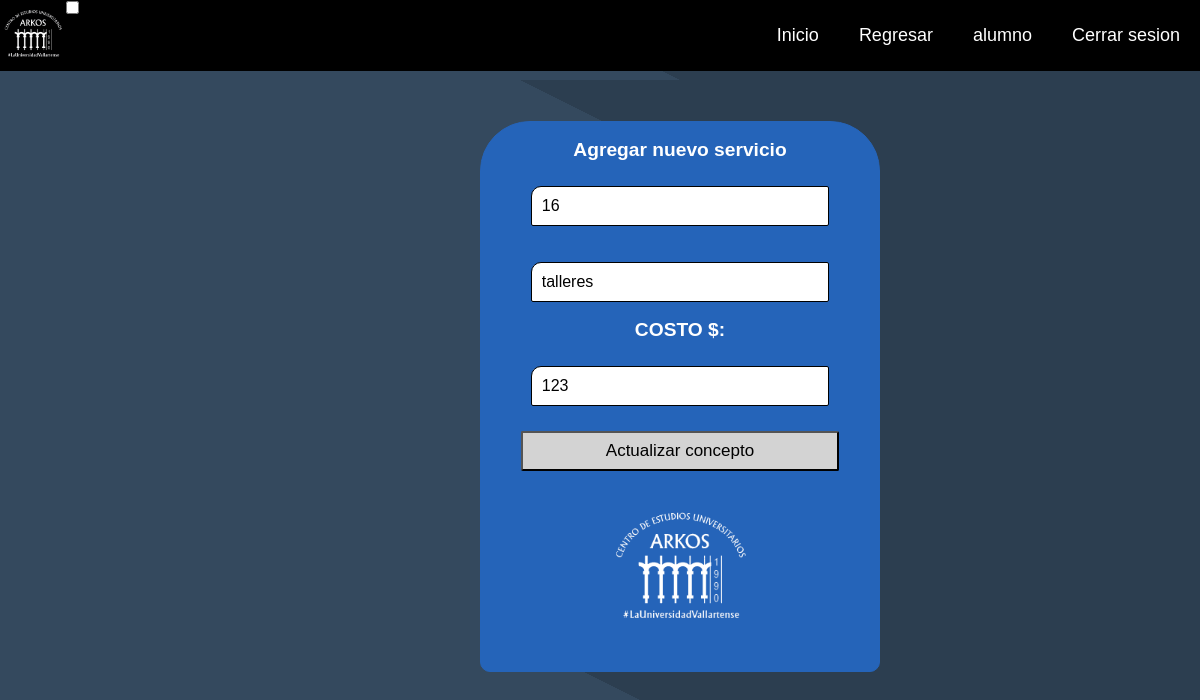
/editServicios.php?id=16 (signed in), run on the app's committed database.
### tables this page shows
CREATE TABLE `tbl_concepto` (
  `id_concepto` bigint(20) NOT NULL,
  `nombre` varchar(100) NOT NULL,
  `costo` int(100) NOT NULL
);

### editServicios.php (the view, shortened to what this page needs)
<?php
$dbhost = "localhost";
$dbuser = "root";
$dbpass = "";
$dbname = "saceuapay";
$conn = mysqli_connect($dbhost, $dbuser, $dbpass, $dbname);
$id = $_GET['id'];
$sql = "SELECT * FROM tbl_concepto WHERE id_concepto = '$id'";
$query = mysqli_query($conn, $sql);
$row = mysqli_fetch_array($query);
?>
<!DOCTYPE html>
<html lang="es">
<head>
    <link rel="stylesheet" href="styles/estilo.css">
</head>
<header>
    <section>
        <img src="images/logoarkos.png" id="logo">
        <input type="checkbox" id="toggle-1">
        <nav>
            <ul>
                <li><a href="menuadmin.html">Inicio</a></li>
                <li><a href="menuadmin.php">Regresar</a></li>
                <ul>
                    <li><a><?php echo $_SESSION['usuario'] ?> </a></li>
                    <li><a href="php/logout.php">Cerrar sesion</a></li>
                </ul>
        </nav>
    </section>
</header>
<body>
    <div class="form-body" text-align="left">
        <center>
            <p class="text">Agregar nuevo servicio</p>
        </center>
        <form method="post" action="updateServicio.php">
            <input type="text" name="txtId" placeholder="id" required value="<?php echo $row['id_concepto'] ?>" readonly><br><br>
            <input type="text" name="txtNombre" placeholder="CONCEPTO" required value="<?php echo $row['nombre'] ?>">
            <center>
                <p class="text"> COSTO $: </p>
            </center>
            <input type="number" name="txtCosto" placeholder="$" required value="<?php echo $row['costo'] ?>">
            <button>Actualizar concepto </button>
        </form>
        <center><img class="logoA" src="images/logoarkos.png"></center>
    </div>
</body>
</html>

### styles/estilo.css (style rules this page uses)
* { padding: 0; margin: 0; box-sizing: border-box; }
.logoA { width: 30%; margin-top: 2%; margin-left: 30%; }
body { align-items: center; justify-content: center; height: 10vh; background: url(logo.jpg); font-family: Arial, Helvetica, sans-serif; background: linear-gradient(26.65deg, #34495e 50%, #2c3e50 50%); }
.form-body { width: 400px; min-width: 300px; border-radius: 10px; border-top-left-radius: 50px; border-top-right-radius: 50px; border: solid 1px #2564b9; margin: 10px; background-color: #2564b9; margin-left: 40%; margin-top: 1px; }
.form-body img { width: 150px; display: block; margin: 20px 0; }
.text { text-align: center; font-size: 1.2rem; font-weight: 600; color: #fff; margin-bottom: 25px; margin-top: 17px; }
.form-body input { display: block; margin: auto; height: 40px; width: 75%; padding-left: 10px; color: #000; border: 1.5px solid #000; border-radius: 2px; font-family: Verdana, Geneva, Thahoma, sans-serif; background-color: #fff; border-top-left-radius: 10px; font-size: 1rem; outline: none; }
::placeholder { color: none; font-size: 1rem; }
.form-body button { display: block; margin: auto; margin-top: 25px; margin-bottom: 30px; height: 40px; width: 80%; background-color: lightgray; color: ##000000 ; border-radius: 2px; cursor: pointer; outline: none; transition: all .5s ease; font-size: 17px; }
* { text-decoration:none; list-style:none; margin:0px; padding:0px; outline:none; }
section { width:100%; max-width:1200px; margin:0px auto; display:table; position:relative; }
header { width:100%; display:table; background-color:#000; margin-bottom:50px; }
#logo { float:left; width: 5.5%; margin-top: 0.45%; }
nav { width:auto; float:right; }
nav ul { display:table; float:right; }
nav ul li { float:left; }
nav ul li:last-child { padding-right:0px; }
nav ul li a { color:#fff; font-size:18px; padding: 25px 20px; display:inline-block; transition: all 0.5s ease 0s; }

### data on the page
tbl_concepto: txtId "16", txtNombre "talleres", txtCosto "123"

### other printed values
$_SESSION['usuario'] "alumno"
